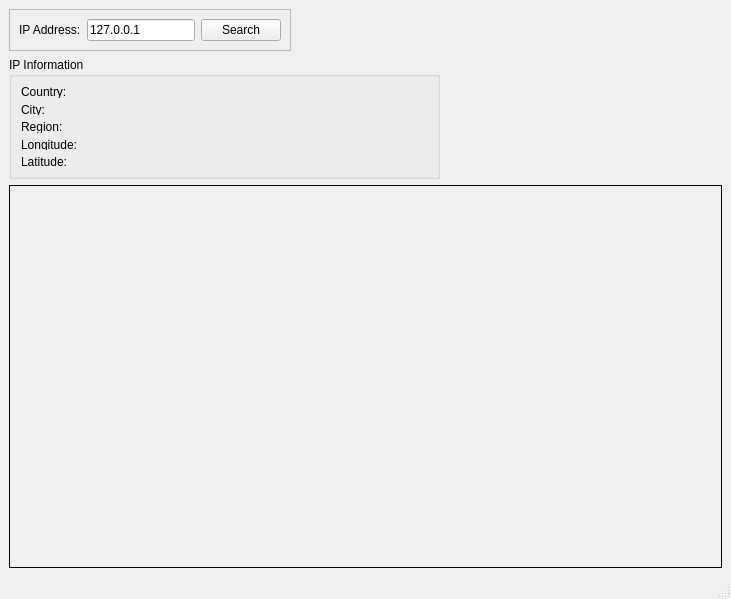
<?xml version="1.0" encoding="UTF-8"?>
<ui version="4.0">
 <class>MainWindow</class>
 <widget class="QMainWindow" name="MainWindow">
  <property name="geometry">
   <rect>
    <x>0</x>
    <y>0</y>
    <width>731</width>
    <height>599</height>
   </rect>
  </property>
  <property name="windowTitle">
   <string>MainWindow</string>
  </property>
  <widget class="QWidget" name="centralwidget">
   <layout class="QGridLayout" name="gridLayout_2">
    <item row="0" column="0">
     <layout class="QGridLayout" name="gridLayout">
      <item row="5" column="0" colspan="3">
       <widget class="QFrame" name="mapFrame">
        <property name="sizePolicy">
         <sizepolicy hsizetype="Expanding" vsizetype="Expanding">
          <horstretch>0</horstretch>
          <verstretch>0</verstretch>
         </sizepolicy>
        </property>
        <property name="frameShape">
         <enum>QFrame::Box</enum>
        </property>
        <layout class="QHBoxLayout" name="horizontalLayout">
         <item>
          <layout class="QVBoxLayout" name="middleVerticalLayout"/>
         </item>
        </layout>
       </widget>
      </item>
      <item row="1" column="0" colspan="2">
       <widget class="QGroupBox" name="informationGroupBox">
        <property name="sizePolicy">
         <sizepolicy hsizetype="Fixed" vsizetype="Preferred">
          <horstretch>0</horstretch>
          <verstretch>0</verstretch>
         </sizepolicy>
        </property>
        <property name="maximumSize">
         <size>
          <width>431</width>
          <height>122</height>
         </size>
        </property>
        <property name="title">
         <string>IP Information</string>
        </property>
        <layout class="QGridLayout" name="gridLayout_3">
         <item row="3" column="1">
          <widget class="QLabel" name="longitudeLabel">
           <property name="text">
            <string/>
           </property>
          </widget>
         </item>
         <item row="3" column="0">
          <widget class="QLabel" name="label_4">
           <property name="text">
            <string>Longitude:</string>
           </property>
          </widget>
         </item>
         <item row="2" column="1">
          <widget class="QLabel" name="regionLabel">
           <property name="text">
            <string/>
           </property>
          </widget>
         </item>
         <item row="1" column="0">
          <widget class="QLabel" name="label_2">
           <property name="text">
            <string>City:</string>
           </property>
          </widget>
         </item>
         <item row="0" column="0">
          <widget class="QLabel" name="label_6">
           <property name="text">
            <string>Country:</string>
           </property>
          </widget>
         </item>
         <item row="2" column="0">
          <widget class="QLabel" name="label_3">
           <property name="text">
            <string>Region:</string>
           </property>
          </widget>
         </item>
         <item row="4" column="1">
          <widget class="QLabel" name="latitudeLabel">
           <property name="text">
            <string/>
           </property>
          </widget>
         </item>
         <item row="1" column="1">
          <widget class="QLabel" name="cityLabel">
           <property name="text">
            <string/>
           </property>
          </widget>
         </item>
         <item row="0" column="1">
          <widget class="QLabel" name="countryLabel">
           <property name="text">
            <string/>
           </property>
          </widget>
         </item>
         <item row="4" column="0">
          <widget class="QLabel" name="label_5">
           <property name="text">
            <string>Latitude:</string>
           </property>
          </widget>
         </item>
        </layout>
       </widget>
      </item>
      <item row="0" column="0" colspan="2">
       <widget class="QFrame" name="frame">
        <property name="sizePolicy">
         <sizepolicy hsizetype="Maximum" vsizetype="Preferred">
          <horstretch>0</horstretch>
          <verstretch>0</verstretch>
         </sizepolicy>
        </property>
        <property name="frameShape">
         <enum>QFrame::StyledPanel</enum>
        </property>
        <property name="frameShadow">
         <enum>QFrame::Raised</enum>
        </property>
        <layout class="QHBoxLayout" name="horizontalLayout_2">
         <item>
          <widget class="QLabel" name="label">
           <property name="text">
            <string>IP Address:</string>
           </property>
          </widget>
         </item>
         <item>
          <widget class="QLineEdit" name="ipLineEdit">
           <property name="text">
            <string>127.0.0.1</string>
           </property>
          </widget>
         </item>
         <item>
          <widget class="QPushButton" name="searchButton">
           <property name="text">
            <string>Search</string>
           </property>
          </widget>
         </item>
        </layout>
       </widget>
      </item>
     </layout>
    </item>
   </layout>
  </widget>
  <widget class="QMenuBar" name="menubar">
   <property name="geometry">
    <rect>
     <x>0</x>
     <y>0</y>
     <width>731</width>
     <height>20</height>
    </rect>
   </property>
  </widget>
  <widget class="QStatusBar" name="statusbar"/>
 </widget>
 <resources/>
 <connections>
  <connection>
   <sender>ipLineEdit</sender>
   <signal>returnPressed()</signal>
   <receiver>searchButton</receiver>
   <slot>click()</slot>
   <hints>
    <hint type="sourcelabel">
     <x>362</x>
     <y>35</y>
    </hint>
    <hint type="destinationlabel">
     <x>759</x>
     <y>36</y>
    </hint>
   </hints>
  </connection>
 </connections>
</ui>
